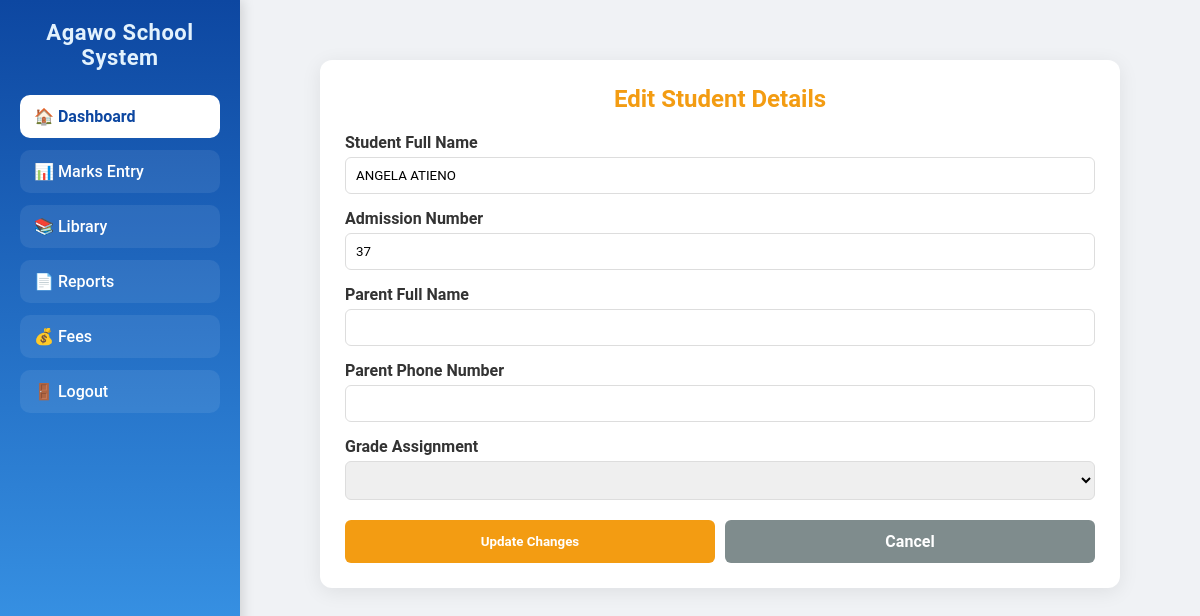
The page /student/137/edit/ (signed in) on the database as committed earlier.
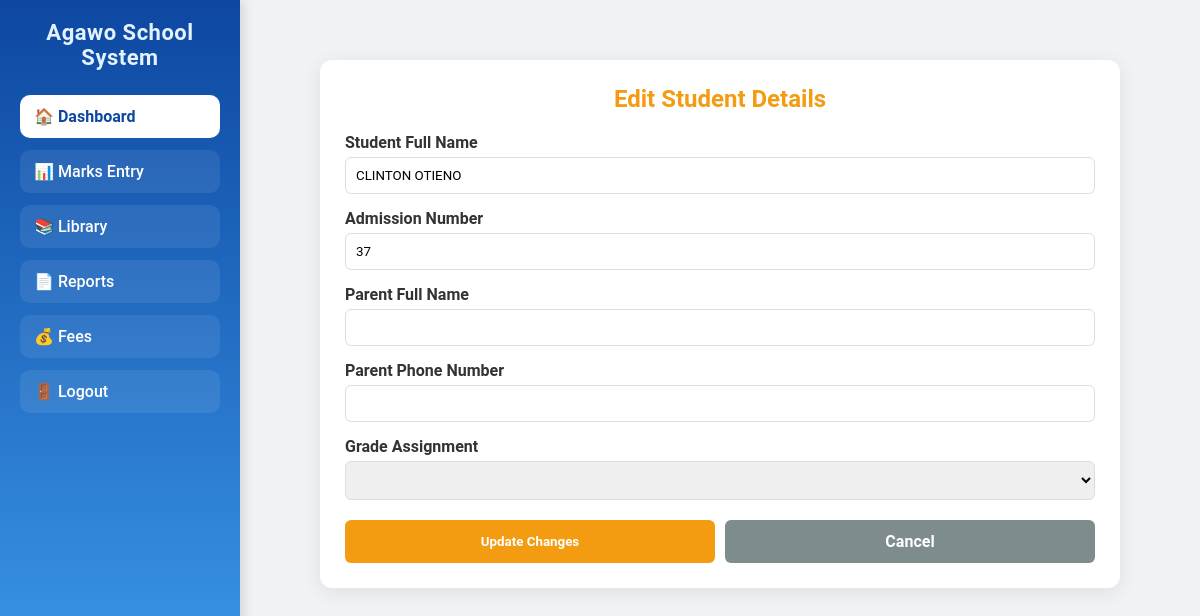
The same page on the database as committed later.
### core/models.py (models this page shows, shortened)
class Student(models.Model):
    student_name = models.CharField(max_length=200)
    admission_number = models.CharField(max_length=20, unique=True)
    grade = models.CharField(max_length=20, choices=GRADE_CHOICES)
    parent_name = models.CharField(max_length=200, blank=True, null=True)
    parent_phone = models.CharField(max_length=15, blank=True, null=True)
    class Meta:
        ordering = ["student_name"]

### core/views.py (the view, shortened to what this page needs)
# urls.py: path('student/<int:student_id>/edit/', views.edit_student, name='edit_student'),
@login_required
@user_passes_test(is_admin)
def edit_student(request, student_id):
    student = get_object_or_404(Student, id=student_id)
    return render(request, "edit_student.html", {"student": student})

### core/views.py (called while the page is built)
def is_admin(user):
    return user.is_authenticated and (user.is_superuser or getattr(user, 'is_staff', False))

### templates/edit_student.html (shortened to what this page needs)
{% extends "base.html" %}
{% block content %}
<div class="container">
    <h2>Edit Student Details</h2>
    <form method="POST">
        <div class="form-group">
            <label for="student_name">Student Full Name</label>
            <input type="text" id="student_name" name="student_name" value="{{ student.student_name }}" required>
        </div>
        <div class="form-group">
            <label for="admission_number">Admission Number</label>
            <input type="text" id="admission_number" name="admission_number" value="{{ student.admission_number }}" required>
        </div>
        <div class="form-group">
            <label for="parent_name">Parent Full Name</label>
            <input type="text" id="parent_name" name="parent_name" value="{{ student.parent_name|default:'' }}">
        </div>
        <div class="form-group">
            <label for="parent_phone">Parent Phone Number</label>
            <input type="text" id="parent_phone" name="parent_phone" value="{{ student.parent_phone|default:'' }}">
        </div>
        <div class="form-group">
            <label for="grade">Grade Assignment</label>
            <select id="grade" name="grade">
            </select>
        </div>
        <div class="actions-row">
            <button type="submit" class="btn btn-save">Update Changes</button>
            <a href="{% url 'grade_students' student.grade|cut:'Grade ' %}" class="btn btn-cancel">
                Cancel
            </a>
        </div>
    </form>
</div>
{% endblock %}

Rows that differ between the two databases and show on the page:
changed Student: student_name "ANGELA ATIENO" → "CLINTON OTIENO"
